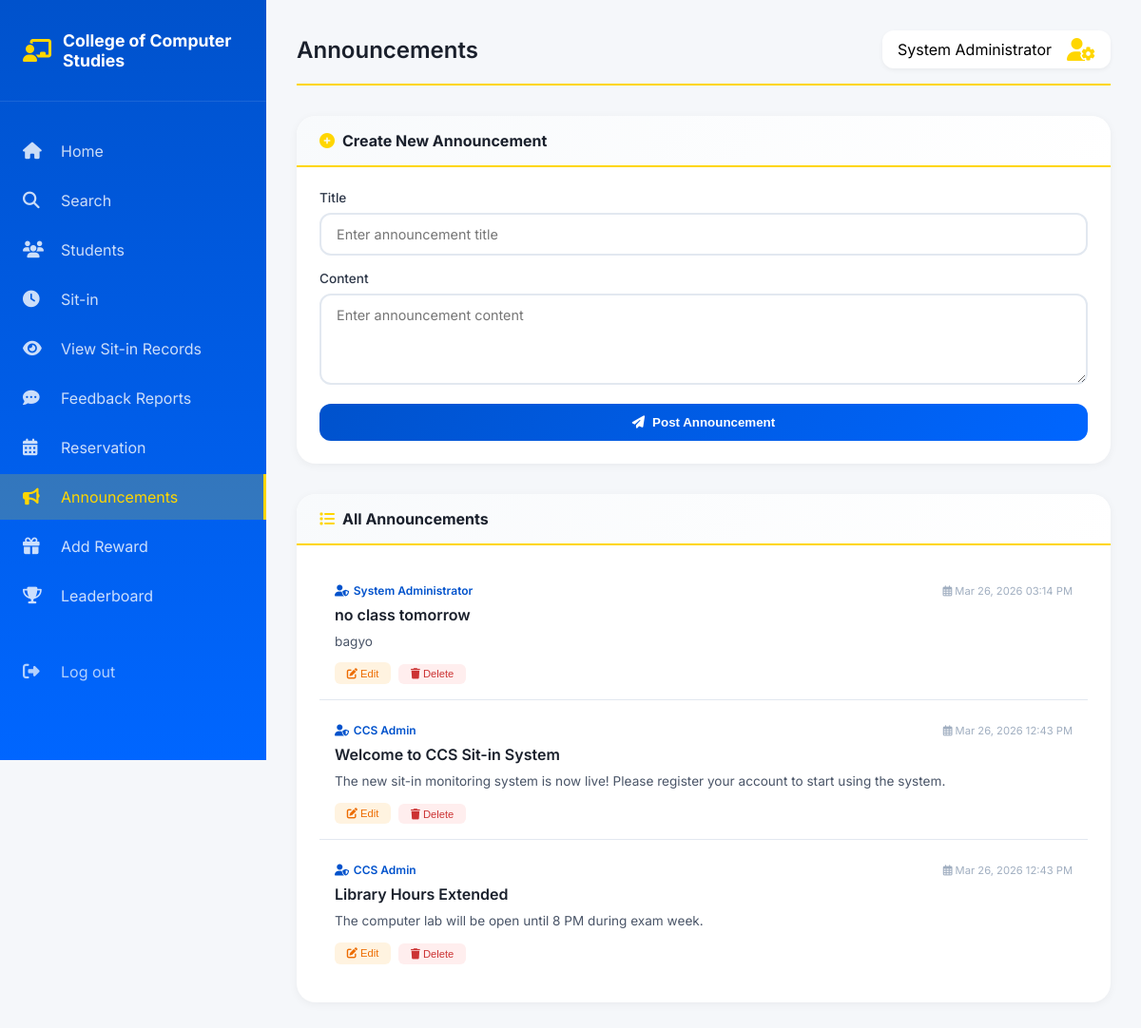
The page /admin/admin_announcements.php (signed in) on the database its author committed.
### tables this page shows
CREATE TABLE `announcements` (
  `id` int(11) NOT NULL,
  `title` varchar(200) NOT NULL,
  `content` text NOT NULL,
  `author` varchar(100) DEFAULT NULL,
  `created_by` int(11) DEFAULT NULL,
  `created_at` timestamp NOT NULL DEFAULT current_timestamp(),
  `updated_at` timestamp NOT NULL DEFAULT current_timestamp() ON UPDATE current_timestamp()
);

### admin/admin_announcements.php (the view, shortened to what this page needs)
<?php
require_once '../config/database.php';
$admin_name = isset($_SESSION['user_name']) ? $_SESSION['user_name'] : 'Admin';
$announcements = mysqli_query($conn, "SELECT * FROM announcements ORDER BY created_at DESC");
?>
<!DOCTYPE html>
<html lang="en">
<head>
    <link rel="stylesheet" href="../frontend/admin.css">
    <link rel="stylesheet" href="https://cdnjs.cloudflare.com/ajax/libs/font-awesome/6.4.0/css/all.min.css">
</head>
<body>
    <div class="admin-container">
        <aside class="admin-sidebar">
            <div class="sidebar-header">
                <div class="logo">
                    <i class="fas fa-chalkboard-user"></i>
                    <span>College of Computer Studies</span>
                </div>
            </div>
             <nav class="sidebar-nav">
                <a href="admin_dashboard.php" class="nav-item <?php echo basename($_SERVER['PHP_SELF']) == 'admin_dashboard.php' ? 'active' : ''; ?>">
                    <i class="fas fa-home"></i><span>Home</span>
                </a>
                <a href="admin_search.php" class="nav-item <?php echo basename($_SERVER['PHP_SELF']) == 'admin_search.php' ? 'active' : ''; ?>">
                    <i class="fas fa-search"></i><span>Search</span>
                </a>
                <a href="admin_students.php" class="nav-item <?php echo basename($_SERVER['PHP_SELF']) == 'admin_students.php' ? 'active' : ''; ?>">
                    <i class="fas fa-users"></i><span>Students</span>
                </a>
                <a href="admin_sitins.php" class="nav-item <?php echo basename($_SERVER['PHP_SELF']) == 'admin_sitins.php' ? 'active' : ''; ?>">
                    <i class="fas fa-clock"></i><span>Sit-in</span>
                </a>
                <a href="admin_view_sitins.php" class="nav-item <?php echo basename($_SERVER['PHP_SELF']) == 'admin_view_sitins.php' ? 'active' : ''; ?>">
                    <i class="fas fa-eye"></i><span>View Sit-in Records</span>
                </a>
                <a href="admin_feedback_reports.php" class="nav-item <?php echo basename($_SERVER['PHP_SELF']) == 'admin_feedback_reports.php' ? 'active' : ''; ?>">
                    <i class="fas fa-comment-dots"></i><span>Feedback Reports</span>
                </a>
                <a href="admin_reservation.php" class="nav-item <?php echo basename($_SERVER['PHP_SELF']) == 'admin_reservation.php' ? 'active' : ''; ?>">
                    <i class="fas fa-calendar-alt"></i><span>Reservation</span>
                </a>
                <a href="admin_announcements.php" class="nav-item <?php echo basename($_SERVER['PHP_SELF']) == 'admin_announcements.php' ? 'active' : ''; ?>">
                    <i class="fas fa-bullhorn"></i><span>Announcements</span>
                </a>
                <a href="admin_add_reward.php" class="nav-item <?php echo basename($_SERVER['PHP_SELF']) == 'admin_add_reward.php' ? 'active' : ''; ?>">
                    <i class="fas fa-gift"></i><span>Add Reward</span>
                </a>
                <a href="admin_leaderboard.php" class="nav-item <?php echo basename($_SERVER['PHP_SELF']) == 'admin_leaderboard.php' ? 'active' : ''; ?>">
                    <i class="fas fa-trophy"></i><span>Leaderboard</span>
                </a>
                <a href="../logout.php" class="nav-item logout"><i class="fas fa-sign-out-alt"></i><span>Log out</span></a>
            </nav>
        </aside>
        <main class="admin-main">
            <header class="admin-header">
                <h1>Announcements</h1>
                <div class="admin-info">
                    <span><?php echo htmlspecialchars($admin_name); ?></span>
                    <i class="fas fa-user-cog"></i>
                </div>
            </header>
            <div class="announcement-form-card">
                <div class="card-header">
                    <h2><i class="fas fa-plus-circle"></i> Create New Announcement</h2>
                </div>
                <div class="card-body">
                    <form method="POST" action="">
                        <div class="form-group">
                            <label for="title">Title</label>
                            <input type="text" name="title" id="title" class="form-control" placeholder="Enter announcement title" required>
                        </div>
                        <div class="form-group">
                            <label for="content">Content</label>
                            <textarea name="content" id="content" class="form-control" rows="4" placeholder="Enter announcement content" required></textarea>
                        </div>
                        <div class="form-buttons">
                            <button type="submit" name="add_announcement" class="btn-submit">
                                <i class="fas fa-paper-plane"></i> Post Announcement
                            </button>
                        </div>
                    </form>
                </div>
            </div>
            <div class="announcement-list-card">
                <div class="card-header">
                    <h2><i class="fas fa-list"></i> All Announcements</h2>
                </div>
                <div class="card-body">
                    <?php if(mysqli_num_rows($announcements) > 0): ?>
                        <?php while($ann = mysqli_fetch_assoc($announcements)): ?>
                            <div class="announcement-item">
                                <div class="announcement-header">
                                    <span class="announcement-author">
                                        <i class="fas fa-user-shield"></i> <?php echo htmlspecialchars($ann['author']); ?>
                                    </span>
                                    <span class="announcement-date">
                                        <i class="far fa-calendar-alt"></i> <?php echo date('M d, Y h:i A', strtotime($ann['created_at'])); ?>
                                    </span>
                                </div>
                                <div class="announcement-title"><?php echo htmlspecialchars($ann['title']); ?></div>
                                <div class="announcement-content"><?php echo nl2br(htmlspecialchars($ann['content'])); ?></div>
                                <div class="announcement-actions">
                                    <button class="btn-edit-announcement" onclick="openEditModal(<?php echo $ann['id']; ?>, '<?php echo addslashes($ann['title']); ?>', '<?php echo addslashes($ann['content']); ?>')">
                                        <i class="fas fa-edit"></i> Edit
                                    </button>
                                    <form method="POST" style="display: inline;">
                                        <button type="submit" name="delete_announcement" class="btn-delete-announcement" onclick="return confirm('Delete this announcement?')">
                                            <i class="fas fa-trash"></i> Delete
                                        </button>
                                    </form>
                                </div>
                            </div>
                        <?php endwhile; ?>
                    <?php endif; ?>
                </div>
            </div>
        </main>
    </div>
</body>
</html>

### frontend/admin.css (style rules this page uses)
* { margin: 0; padding: 0; box-sizing: border-box; }
body { font-family: 'Inter', sans-serif; background: #f5f7fa; }
.admin-container { display: flex; min-height: 100vh; }
.admin-sidebar { width: 280px; background: linear-gradient(180deg, #0052cc 0%, #0066ff 100%); color: white; position: fixed; height: 100vh; overflow-y: auto; transition: transform 0.3s ease; z-index: 1000; }
.sidebar-header { padding: 2rem 1.5rem; border-bottom: 1px solid rgba(255, 255, 255, 0.1); }
.logo { display: flex; align-items: center; gap: 0.75rem; font-size: 1.1rem; font-weight: 700; }
.logo i { font-size: 1.5rem; color: #ffd600; }
.sidebar-nav { padding: 1.5rem 0; }
.nav-item { display: flex; align-items: center; gap: 1rem; padding: 0.875rem 1.5rem; color: rgba(255, 255, 255, 0.8); text-decoration: none; transition: all 0.3s ease; margin: 0.25rem 0; cursor: pointer; }
.nav-item i { width: 24px; font-size: 1.1rem; }
.nav-item.active { background: rgba(255, 214, 0, 0.2); color: #ffd600; border-right: 3px solid #ffd600; }
.nav-item.logout { margin-top: 2rem; color: rgba(255, 255, 255, 0.7); }
.admin-main { flex: 1; margin-left: 280px; padding: 2rem; }
.admin-header { display: flex; justify-content: space-between; align-items: center; margin-bottom: 2rem; padding-bottom: 1rem; border-bottom: 2px solid #ffd600; }
.admin-header h1 { font-size: 1.5rem; color: #1a202c; font-weight: 600; }
.admin-info { display: flex; align-items: center; gap: 1rem; background: white; padding: 0.5rem 1rem; border-radius: 12px; box-shadow: 0 2px 5px rgba(0, 0, 0, 0.05); }
.admin-info i { font-size: 1.5rem; color: #ffd600; }
.card-header { background: linear-gradient(135deg, #f8fafc, #ffffff); padding: 1rem 1.5rem; border-bottom: 2px solid #ffd600; }
.card-header h2 { font-size: 1rem; color: #1a202c; display: flex; align-items: center; gap: 0.5rem; }
.card-body { padding: 1.5rem; }
.form-group { margin-bottom: 1rem; }
.form-control { width: 100%; padding: 0.75rem 1rem; border: 2px solid #e2e8f0; border-radius: 12px; font-size: 0.9rem; font-family: inherit; transition: all 0.3s ease; }
textarea.form-control { resize: vertical; }
.btn-submit { width: 100%; padding: 0.75rem; background: linear-gradient(135deg, #0052cc, #0066ff); color: white; border: none; border-radius: 12px; font-weight: 600; cursor: pointer; transition: all 0.3s ease; display: flex; align-items: center; justify-content: center; gap: 0.5rem; }
.announcement-item { padding: 1rem; border-bottom: 1px solid #e2e8f0; margin-bottom: 0.5rem; }
.announcement-item:last-child { border-bottom: none; margin-bottom: 0; }
.announcement-header { display: flex; justify-content: space-between; margin-bottom: 0.5rem; font-size: 0.75rem; }
.announcement-author { font-weight: 600; color: #0052cc; }
.announcement-date { color: #a0aec0; }
.announcement-content { color: #718096; font-size: 0.85rem; line-height: 1.5; }

### rows shown on the page
announcements: author "System Administrator", created_at "Mar 26, 2026 03:14 PM", title "no class tomorrow", content "bagyo"
announcements: author "CCS Admin", created_at "Mar 26, 2026 12:43 PM", title "Welcome to CCS Sit-in System", content "The new sit-in monitoring system is now live! Please register your account to start using the system."
announcements: author "CCS Admin", created_at "Mar 26, 2026 12:43 PM", title "Library Hours Extended", content "The computer lab will be open until 8 PM during exam week."

### other values the page prints
$admin_name "System Administrator"
